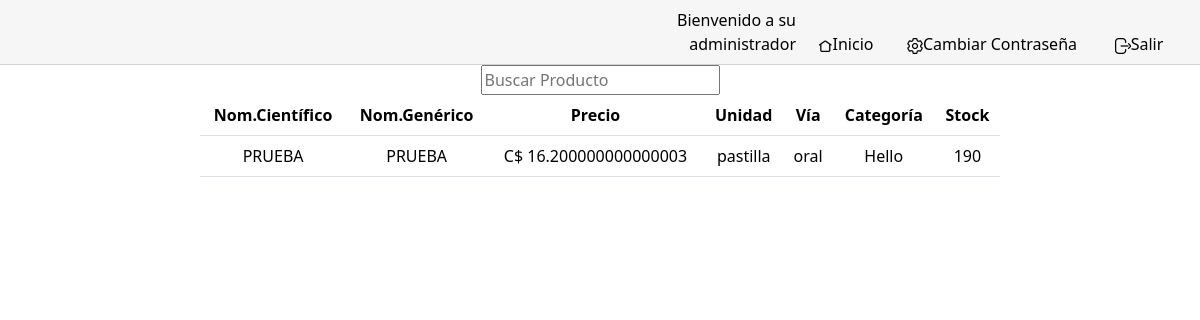
Page /inventario on the committed database.
### managefarmacia/models.py (models this page shows, shortened)
class producto(models.Model):
    codigo = models.CharField(max_length=50)
    nombre_generico = models.CharField(max_length=50)
    nombre_cientifico = models.CharField(max_length=50)
    descripcion = models.TextField()
    categoria = models.ForeignKey(categoria, on_delete=models.CASCADE)
    via = models.ForeignKey(via_consumo, on_delete=models.CASCADE)
    req_receta = models.BooleanField()
    laboratorio = models.ForeignKey(laboratorio, on_delete=models.CASCADE)
    unidad = models.ForeignKey(unidad_Medida, on_delete=models.CASCADE)
    precio = models.FloatField()
    fecha_vencimiento = models.DateField()
    cantidad = models.IntegerField()

class unidad_Medida(models.Model):
    nombre = models.CharField(max_length=50)
    minimo = models.IntegerField()

class via_consumo(models.Model):
    nombre = models.CharField(max_length=50)
    def __str__(self):
        return f"{self.nombre}"

class categoria(models.Model):
    nombre = models.CharField(max_length=50)
    def __str__(self):
        return f"{self.nombre}"

### managefarmacia/views.py (the view)
# urls.py: path("inventario", views.inventario_views, name="inventario"),
def inventario_views(request):
    return render(request, 'inventario.html',{
        'productos': producto.objects.all()
    })

### managefarmacia/templates/inventario.html
{% extends "layout.html" %}
{% load static %}
{% block body %}
<div class="otros col-12 justify-content-center d-flex" id="scroll-container">
    <div class="buscar d-block col-8" id="buscar">
        <input type="text" class="text" placeholder="Buscar Producto" id="buscadorProductos">
        <table class="table">
            <thead>
                <tr>
                    <th>Nom.Científico</th>
                    <th>Nom.Genérico</th>
                    <th>Precio</th>
                    <th>Unidad</th>
                    <th>Vía</th>
                    <th>Categoría</th>
                    <th>Stock</th>
                </tr>
            </thead>
            <tbody id="scroll-container">
                {% for i in productos %}
                    <tr class="articulos">
                        <td>{{ i.nombre_cientifico }}</td>
                        <td>{{ i.nombre_generico }}</td>
                        <td>C$ {{ i.precio }}</td>
                        <td>{{ i.unidad.nombre }}</td>
                        <td>{{ i.via }}</td>
                        <td>{{ i.categoria }}</td>
                        <td>{{ i.cantidad }}</td>
                    </tr>
                {% endfor %}
            </tbody>
        </table>
    </div>
</div>
{% endblock %}

### managefarmacia/static/styles.css (style rules this page uses)
#scroll-container { max-height: 50vh; overflow-y: auto; }
#buscar { display: block; justify-content: center; align-items: center; text-align: center; }

### rows in the picture
producto: nombre_cientifico "PRUEBA", nombre_generico "PRUEBA", precio "16.200000000000003", unidad.nombre "pastilla", via "oral", categoria "Hello", cantidad "190"
